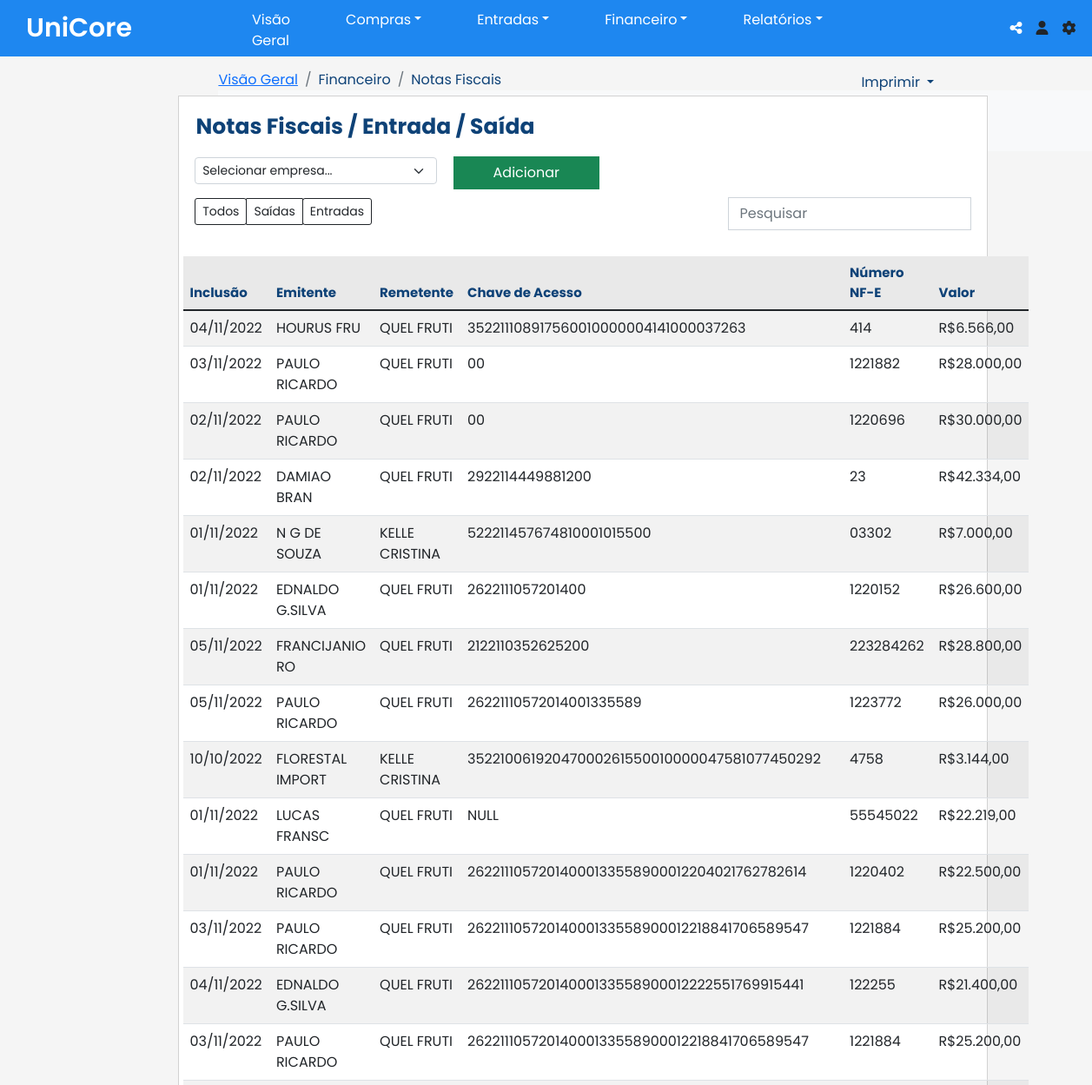
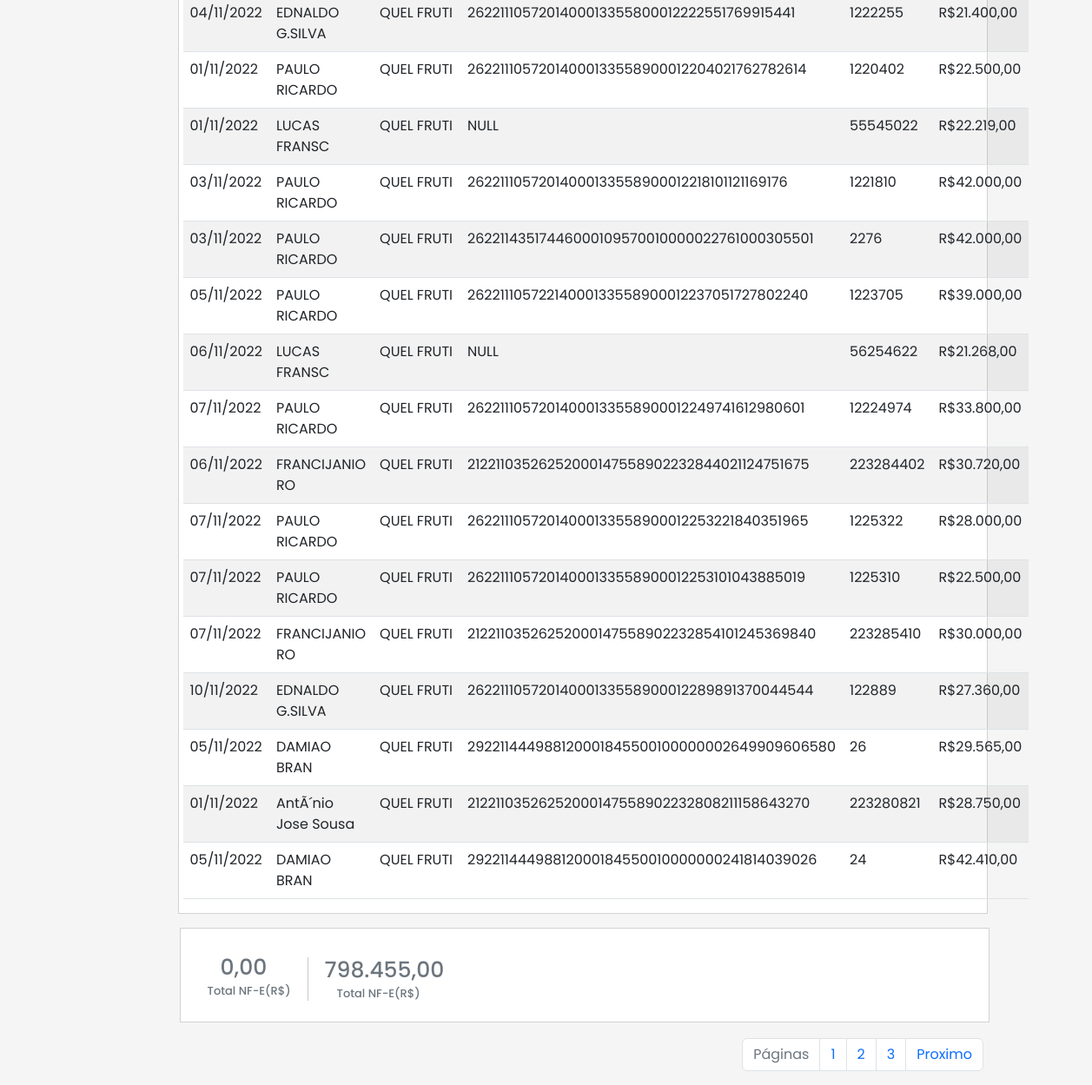
Page /unicoreback/lancamento_de_nfe.php on the committed database (2 pictures, top to bottom).
### tables this page shows
CREATE TABLE IF NOT EXISTS `notasfiscais` (
  `id` int(11) NOT NULL AUTO_INCREMENT,
  `Remente` varchar(50) NOT NULL,
  `idemp` int(50) NOT NULL,
  `numero` varchar(50) NOT NULL,
  `chave` varchar(80) NOT NULL,
  `valor` varchar(50) NOT NULL,
  `inclusao` date NOT NULL,
  PRIMARY KEY (`id`)
);

CREATE TABLE IF NOT EXISTS `cadastroempresa` (
  `idemp` int(11) NOT NULL AUTO_INCREMENT,
  `razao` varchar(50) NOT NULL,
  `cnpj` varchar(15) NOT NULL,
  `contas` varchar(50) NOT NULL,
  PRIMARY KEY (`idemp`)
);

### unicoreback/lancamento_de_nfe.php (the view, shortened to what this page needs)
<?php
require('includes/conexao.php');
include('includes/html.php');
include('includes/header.php');
?>
<div class="MENU" style=" margin-top: 15px; margin-left: 20%;  ">
  <ol class="breadcrumb">
    <li class="breadcrumb-item active"  aria-current="page" style="color: #0e4277; !important"><a href="home.php">Visão Geral</a></li>
    <li class="breadcrumb-item active" aria-current="page" style="color: #0e4277; !important">Financeiro</li>
    <li class="breadcrumb-item active" aria-current="page" style="color: #0e4277; !important">Notas Fiscais</li>
    <nav class="navbar navbar-expand-lg bg-light">
        <li class="nav-item dropdown">
          <a class="nav-link dropdown-toggle" href="#" role="button" data-bs-toggle="dropdown" aria-expanded="false" style= "color:#0e4277; margin-left: 740px; margin-top: -3.5rem; !important ">
           Imprimir
          </a>
        </li>
</nav>
  </ol>
  </div>
<main style="margin-top:-6rem; margin-left: 15%;  ">
<div class="card" style="width: 90%; border-radius: 0px;">
        <h1 style="font-size:25px; margin:20px; margin-left: 20px; font-weight: bold; color:#0e4277;"> Notas Fiscais / Entrada / Saída</h1>
        <select id="selEmpresa" class="form-select form-select-sm" aria-label=".form-select-sm example" style="width: 30%; margin-left: 2%;" onchange="getSelectValue()">
  <option selected>Selecionar empresa...</option>
</select>
<button type="button" class="btn btn-success" data-toggle="modal" data-target="#cadastronfe" style="margin-left:34%; margin-top:-2rem; width:18%; padding: -1.8rem;">Adicionar</button>
        <div class="btn-group btn-group-sm" role="group" aria-label="Small button group" style="width: 10px; margin-top: 10px; margin-left: 2%; ">
  <button type="button" class="btn btn-outline-dark" style="border-radius: 3px; !important" >Todos</button>
  <button type="button" class="btn btn-outline-dark" style="border-radius: 1px; !important">Saídas</button>
  <button type="button" class="btn btn-outline-dark" style="border-radius: 3px; !important">Entradas</button>
</div>
<div class="pesquisar"style="margin-top: -2rem;">
<form class="form-inline my-2 my-lg-0" style="width: 30%; display:flex; margin-left: 68%;  ">
      <input class="form-control mr-sm-2" type="search" placeholder="Pesquisar" aria-label="Pesquisar" style="border-radius:0px; !importat">
    </form>
    </div>
            <table class=" table table-striped table-hover  " style="width: 99%; margin-top: 30px; margin-left: 5px; ">
            <?php
                  $query = "SELECT N.*, E.razao FROM notasfiscais As N INNER JOIN cadastroempresa As E ON N.idemp = E.idemp ";
                  $query_run = mysqli_query($con, $query);
                    ?>
            <thead>
                            <tr style="background:#E9E9E9;font-weight: 700;font-style: normal;font-size: 15px;">
                            <th scope="col" style="color:#0e4277;"> Inclusão</th>
                            <th scope="col" style="color:#0e4277;">Emitente </th>
                            <th scope="col" style="color:#0e4277;"> Remetente</th>
                            <th scope="col" style="color:#0e4277;">Chave de Acesso </th>
                            <th scope="col" style="color:#0e4277;">Número NF-E </th>
                            <th scope="col" style="color:#0e4277;">Valor </th>
                            </tr>
                        </thead>
                        <tbody class="table-group-divider">
                          <?php
                        $vlHoje = 0;
                        $vlTotal = 0;
                        if(mysqli_num_rows($query_run) > 0)
                        {
                            while($row = mysqli_fetch_assoc($query_run))
                            {
                          echo '<tr>';
                              echo '<td>' . date('d/m/Y', strtotime($row['inclusao'])) . '</td>';
                              echo '<td>' .  $row['Remente'] . '</td>';
                              echo '<td>' .  $row['razao'] . '</td>';
                              echo '<td>' .  $row['chave'] . '</td>';
                              echo '<td>' .  $row['numero'] . '</td>';
                              echo '<td>R$' . number_format($row['valor'], 2, ",", ".") . '</td>';
                              echo '</tr>';
                              $vlTotal += $row['valor'];
                            }
                          }
                            ?>
                        </tbody>
                        </table>
</div>
<div class="card" style=" margin-left:250px; width:90%; border-radius:0; margin:2px; margin-top:1rem; ">
<div class="card-body" style=" margin-top: 10px; !important">
    <h6 class="card-subtitle mb-2 text-muted" style=" font-size: 25px; margin-left: 30px; "></body><?php echo number_format($vlHoje, 2, ",", ".");?></h6>
    <h5 class="card-subtitle mb-2 text-muted" style=" font-size: 13px;margin-left: 15px; ">Total NF-E(R$)</h5>
    <div class="d-flex" style=" margin-top: -55px;margin-left: 130px;height: 50px;">
    </div>
    <div class="card2" style="margin-left:180px;margin-top:-3.6rem;">
    <h6 class="card-subtitle mb-2 text-muted" style=" font-size: 25px; margin-left: -30px;"><?php echo number_format($vlTotal, 2, ",", ".");?></h6>
    <h5 class="card-subtitle mb-2 text-muted" style=" font-size: 13px;margin-left: -1rem; ">Total NF-E(R$)</h5>
    </div>
<div aria-label="Page navigation example" style="margin-right: 125px; border-radius: none;">
  <ul class="pagination justify-content-end">
    <li class="page-item disabled">
      <a class="page-link">Páginas</a>
    </li>
    <li class="page-item"><a class="page-link" href="#">1</a></li>
    <li class="page-item"><a class="page-link" href="#">2</a></li>
    <li class="page-item"><a class="page-link" href="#">3</a></li>
    <li class="page-item">
      <a class="page-link" href="#">Proximo</a>
    </li>
  </ul>
</div>
</html>

### unicoreback/styles/imports.css (style rules this page uses)
* { margin: 0; padding: 0; box-sizing: border-box; font-family:Arial, Helvetica, sans-serif; font-family: 'Poppins', sans-serif; }

### unicoreback/styles/pesquisar.css (style rules this page uses)
* { margin: 0; padding: 0; box-sizing: border-box; font-family:Arial, Helvetica, sans-serif; font-family: 'Poppins', sans-serif; }

### unicoreback/styles/global.css (style rules this page uses)
* { margin: 0; padding: 0; box-sizing: border-box; font-family:Arial, Helvetica, sans-serif; font-family: 'Poppins', sans-serif; }
main { padding: 1rem; background: #f5f5f5; }
button { color:#1e87f0 ; font-size: 15px; display: flex; border: none; padding: 4px; border-radius: 4px; justify-content: center; cursor: pointer; margin-left: 2em; }

### unicoreback/styles/header.css (style rules this page uses)
* { margin: 0; padding: 0; box-sizing: border-box; font-family:Arial, Helvetica, sans-serif; font-family: 'Poppins', sans-serif; }

### unicoreback/styles/about.css (style rules this page uses)
* { margin: 0; padding: 0; box-sizing: border-box; font-family:Arial, Helvetica, sans-serif; font-family: 'Poppins', sans-serif; }

### unicoreback/styles/sales.css (style rules this page uses)
* { margin: 0; padding: 0; box-sizing: border-box; font-family:Arial, Helvetica, sans-serif; font-family: 'Poppins', sans-serif; }

### unicoreback/styles/style.css (style rules this page uses)
* { margin: 0; padding: 0; box-sizing: border-box; font-family:Arial, Helvetica, sans-serif; font-family: 'Poppins', sans-serif; }
nav { display: flex; height: 70px; width: 100%; background-color:#1e87f0 ; align-items: center; justify-content: space-between; padding: 0 40px 0 30px; }
button { color:#1e87f0 ; font-size: 15px; display: flex; border: none; padding: 4px; border-radius: 4px; width: 8rem; justify-content: center; cursor: pointer; margin-left: 2em; }

### rows in the picture
notasfiscais: inclusao "04/11/2022", Remente "HOURUS FRU", idemp.razao "QUEL FRUTI", chave "352211108917560010000004141000037263", numero "414", valor "6.566,00"
notasfiscais: inclusao "03/11/2022", Remente "PAULO RICARDO", idemp.razao "QUEL FRUTI", chave "00", numero "1221882", valor "28.000,00"
notasfiscais: inclusao "02/11/2022", Remente "PAULO RICARDO", idemp.razao "QUEL FRUTI", chave "00", numero "1220696", valor "30.000,00"
notasfiscais: inclusao "02/11/2022", Remente "DAMIAO BRAN", idemp.razao "QUEL FRUTI", chave "2922114449881200", numero "23", valor "42.334,00"
notasfiscais: inclusao "01/11/2022", Remente "N G DE SOUZA", idemp.razao "KELLE CRISTINA", chave "522211457674810001015500", numero "03302", valor "7.000,00"
notasfiscais: inclusao "01/11/2022", Remente "EDNALDO G.SILVA", idemp.razao "QUEL FRUTI", chave "2622111057201400", numero "1220152", valor "26.600,00"
notasfiscais: inclusao "05/11/2022", Remente "FRANCIJANIO RO", idemp.razao "QUEL FRUTI", chave "2122110352625200", numero "223284262", valor "28.800,00"
notasfiscais: inclusao "05/11/2022", Remente "PAULO RICARDO", idemp.razao "QUEL FRUTI", chave "26221110572014001335589", numero "1223772", valor "26.000,00"
notasfiscais: inclusao "10/10/2022", Remente "FLORESTAL IMPORT", idemp.razao "KELLE CRISTINA", chave "35221006192047000261550010000047581077450292", numero "4758", valor "3.144,00"
notasfiscais: inclusao "01/11/2022", Remente "LUCAS FRANSC", idemp.razao "QUEL FRUTI", chave "NULL", numero "55545022", valor "22.219,00"
notasfiscais: inclusao "01/11/2022", Remente "PAULO RICARDO", idemp.razao "QUEL FRUTI", chave "26221110572014000133558900012204021762782614", numero "1220402", valor "22.500,00"
notasfiscais: inclusao "03/11/2022", Remente "PAULO RICARDO", idemp.razao "QUEL FRUTI", chave "26221110572014000133558900012218841706589547", numero "1221884", valor "25.200,00"
notasfiscais: inclusao "04/11/2022", Remente "EDNALDO G.SILVA", idemp.razao "QUEL FRUTI", chave "26221110572014000133558900012222551769915441", numero "122255", valor "21.400,00"
notasfiscais: inclusao "03/11/2022", Remente "PAULO RICARDO", idemp.razao "QUEL FRUTI", chave "26221110572014000133558900012218841706589547", numero "1221884", valor "25.200,00"
notasfiscais: inclusao "04/11/2022", Remente "EDNALDO G.SILVA", idemp.razao "QUEL FRUTI", chave "2622111057201400013355800012222551769915441", numero "1222255", valor "21.400,00"
notasfiscais: inclusao "01/11/2022", Remente "PAULO RICARDO", idemp.razao "QUEL FRUTI", chave "26221110572014000133558900012204021762782614", numero "1220402", valor "22.500,00"
notasfiscais: inclusao "01/11/2022", Remente "LUCAS FRANSC", idemp.razao "QUEL FRUTI", chave "NULL", numero "55545022", valor "22.219,00"
notasfiscais: inclusao "03/11/2022", Remente "PAULO RICARDO", idemp.razao "QUEL FRUTI", chave "26221110572014000133558900012218101121169176", numero "1221810", valor "42.000,00"
notasfiscais: inclusao "03/11/2022", Remente "PAULO RICARDO", idemp.razao "QUEL FRUTI", chave "26221143517446000109570010000022761000305501", numero "2276", valor "42.000,00"
notasfiscais: inclusao "05/11/2022", Remente "PAULO RICARDO", idemp.razao "QUEL FRUTI", chave "26221110572214000133558900012237051727802240", numero "1223705", valor "39.000,00"
notasfiscais: inclusao "06/11/2022", Remente "LUCAS FRANSC", idemp.razao "QUEL FRUTI", chave "NULL", numero "56254622", valor "21.268,00"
notasfiscais: inclusao "07/11/2022", Remente "PAULO RICARDO", idemp.razao "QUEL FRUTI", chave "26221110572014000133558900012249741612980601", numero "12224974", valor "33.800,00"
notasfiscais: inclusao "06/11/2022", Remente "FRANCIJANIO RO", idemp.razao "QUEL FRUTI", chave "21221103526252000147558902232844021124751675", numero "223284402", valor "30.720,00"
notasfiscais: inclusao "07/11/2022", Remente "PAULO RICARDO", idemp.razao "QUEL FRUTI", chave "26221110572014000133558900012253221840351965", numero "1225322", valor "28.000,00"
notasfiscais: inclusao "07/11/2022", Remente "PAULO RICARDO", idemp.razao "QUEL FRUTI", chave "26221110572014000133558900012253101043885019", numero "1225310", valor "22.500,00"
notasfiscais: inclusao "07/11/2022", Remente "FRANCIJANIO RO", idemp.razao "QUEL FRUTI", chave "21221103526252000147558902232854101245369840", numero "223285410", valor "30.000,00"
notasfiscais: inclusao "10/11/2022", Remente "EDNALDO G.SILVA", idemp.razao "QUEL FRUTI", chave "26221110572014000133558900012289891370044544", numero "122889", valor "27.360,00"
notasfiscais: inclusao "05/11/2022", Remente "DAMIAO BRAN", idemp.razao "QUEL FRUTI", chave "292211444988120001845500100000002649909606580", numero "26", valor "29.565,00"
notasfiscais: inclusao "01/11/2022", Remente "AntÃ´nio Jose Sousa", idemp.razao "QUEL FRUTI", chave "21221103526252000147558902232808211158643270", numero "223280821", valor "28.750,00"
notasfiscais: inclusao "05/11/2022", Remente "DAMIAO BRAN", idemp.razao "QUEL FRUTI", chave "29221144498812000184550010000000241814039026", numero "24", valor "42.410,00"

### other values in the picture
$vlTotal "798.455,00"
